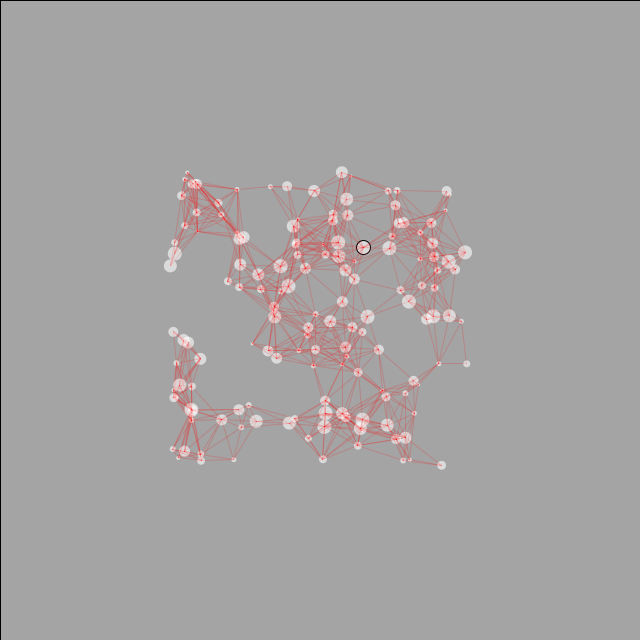
Frame 1 (no input)
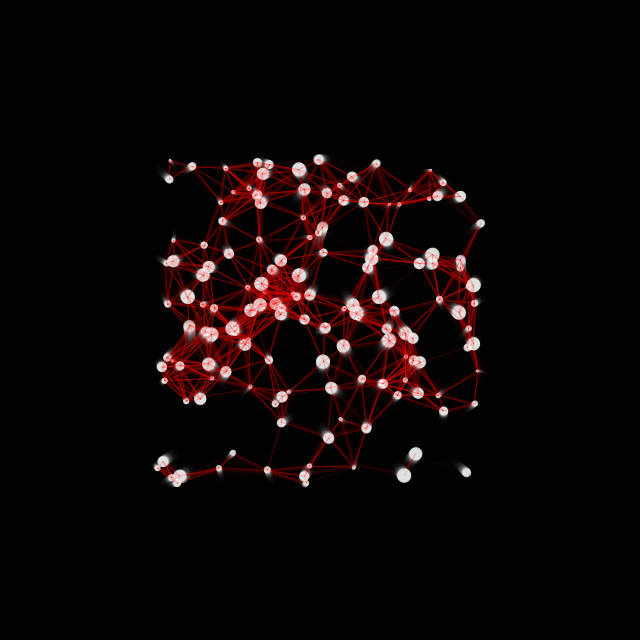
Frame 60 (the mouse pressed at the canvas centre just before this capture)
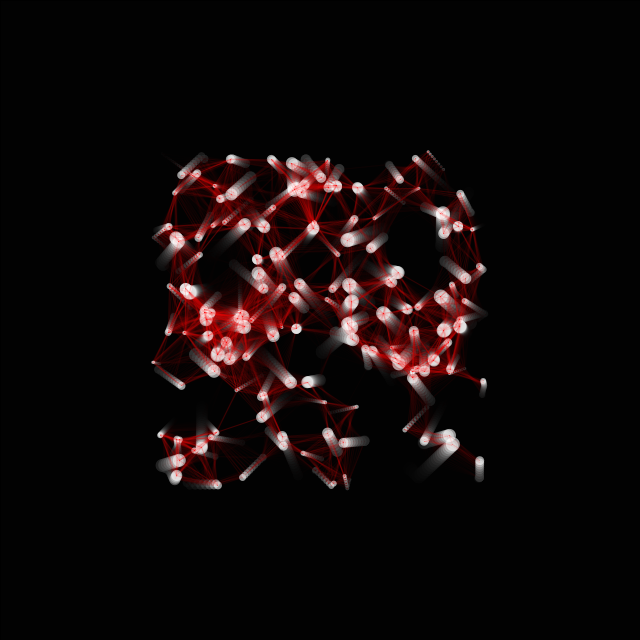
Frame 120 (the mouse held since frame 60 and released just before this capture)

The Processing sketch that drew these frames (run headless with seeded random() and noise(); from frame 60 on, the mouse is pressed at the canvas centre):

// Processing sketch: processing_179737
// ── processing_179737.pde

ArrayList particles = new ArrayList();

float compress = 150;

void setup(){
  size(640, 640);
  for(int i = 0; i < 150; i++){
    particles.add(new Particle(new PVector(random(width/2-compress, width/2+compress), random(height/2-compress, height/2+compress)))); 
  }
}

void draw(){
  fill(0, 50);
  rect(0, 0, width, height);
  fill(255, 150);
  for(int i = 0; i < particles.size(); i++){
    Particle p = (Particle) particles.get(i);
    p.draw();
    p.boundary();
    for(int q = 0; q < particles.size(); q++){
      Particle p2 = (Particle) particles.get(q);
      if(PVector.dist(p.loc, p2.loc) < 50){
        stroke(255, 0, 0, 25);
        line(p.loc.x, p.loc.y, p2.loc.x, p2.loc.y);
        noStroke();
      } 
    }
  }
}

class Particle {
  PVector loc, vel;
  
  int r = (int)random(3, 15);
  
  Particle(PVector loc){
    this.loc = loc;
    vel = new PVector();
  }
  
  void draw(){
    if(abs(vel.x) < 0.1 && abs(vel.y) < 0.1){
      vel = newVel();
    }else{
      loc.add(vel);
    }
    vel.mult(0.97);
    
    ellipse(loc.x, loc.y, r, r);
  }
  
  PVector newVel(){
    float xr = random(-180, 180);
    float yr = random(-180, 180);
    return new PVector(sin(radians(xr))*3, cos(radians(yr))*3); 
  }
  
  void boundary(){
    if(loc.x <= r+compress) vel.x *= -1;
    if(loc.x >= width-r-compress) vel.x *= -1;
    if(loc.y <= r+compress) vel.y *= -1;
    if(loc.y >= height-r-compress) vel.y *= -1;
  }
}
